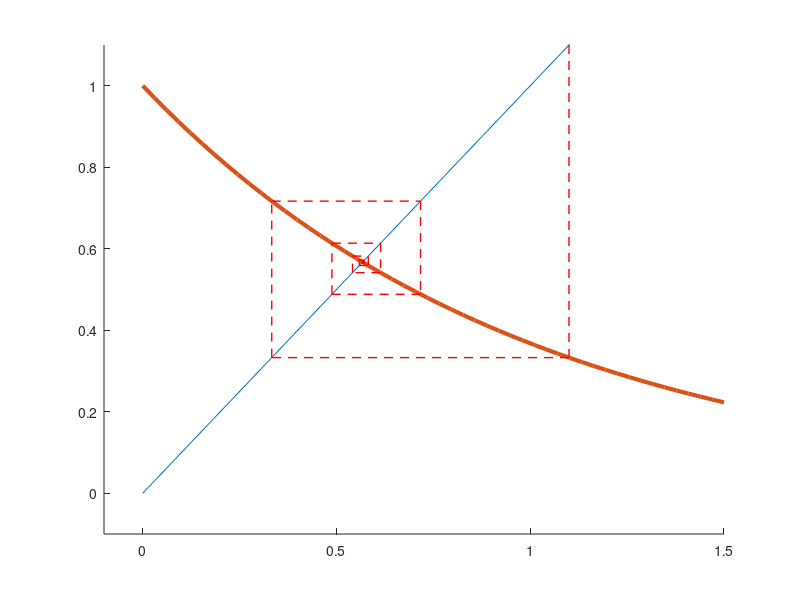

Here is the MATLAB script that generated this plot:
%---------------------------------------------
%                fixpunkt.m
%
%  berechnet naeherungsweise einen Fixpunkt
%
% Gerd Rapin                    6.11.2003 
%----------------------------------------------
clear 

% Plot 1
x = linspace(0,1.5,50);
y = exp(-x);
hold on;
plot(x,x,x,y,'LineWidth',3),
axis([-0.1 1.5 -0.1 1.1]);

%pause; % stoppt bis eine Taste gedrueckt wird

% Anfangswert
z(1) = 1.1;
% Iterationsschritte 
it_max = 1000;

for i = 1:it_max
    z(i+1) = (exp(-z(i)));
    plot([z(i) z(i)], [z(i) z(i+1)],'r--','LineWidth',1);
 %   pause;
    plot([z(i) z(i+1)],[z(i+1) z(i+1)],'r--','LineWidth',1);
    hold on;
  %  pause; % stoppt bis eine Taste gedrueckt wird
end;
hold off